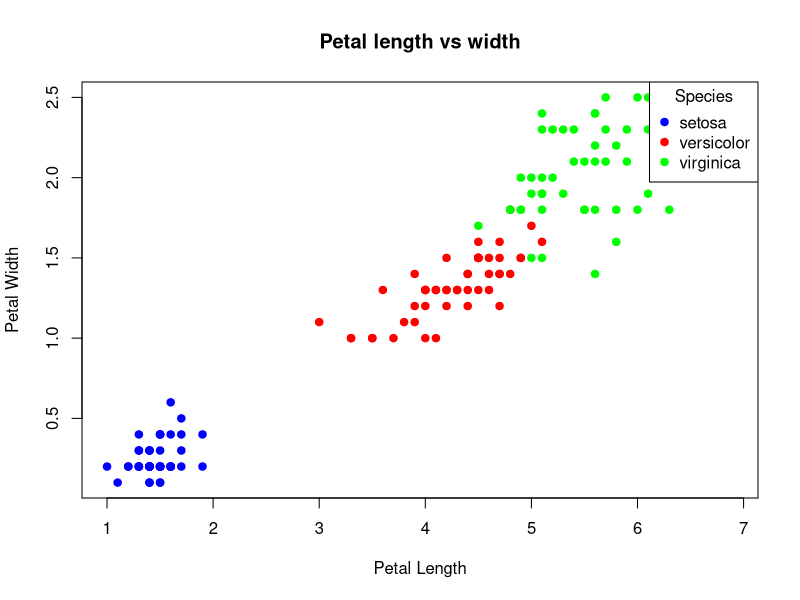

Reproduce this figure in R.
## ---- chunk 1
#| label: Importing dataset
#| eval: true
#| echo: false

data(iris)

## ---- chunk 2
#| label: Plotting
#| echo: false
#| eval: true

# Define the colors for each species
cols <- c("blue", "red", "green")

# Create a color vector based on species
species_colors <- cols[as.numeric(iris$Species)]

# Create the plot
plot(iris$Petal.Length, iris$Petal.Width, 
     xlab = "Petal Length", 
     ylab = "Petal Width", 
     main = "Petal length vs width", 
     col = species_colors, 
     pch = 19)

# Add legend
legend("topright", 
       legend = levels(iris$Species), 
       col = cols, 
       pch = 19, 
       title = "Species")


## ---- chunk 3
#| label: mean-speed
#| echo: false
as.data.frame(t(summary(iris$Petal.Length)))[,-1]
## ---- chunk 4
#| label: hist-speed
#| echo: false
as.data.frame(t(summary(iris$Petal.Width)))[,-1]
